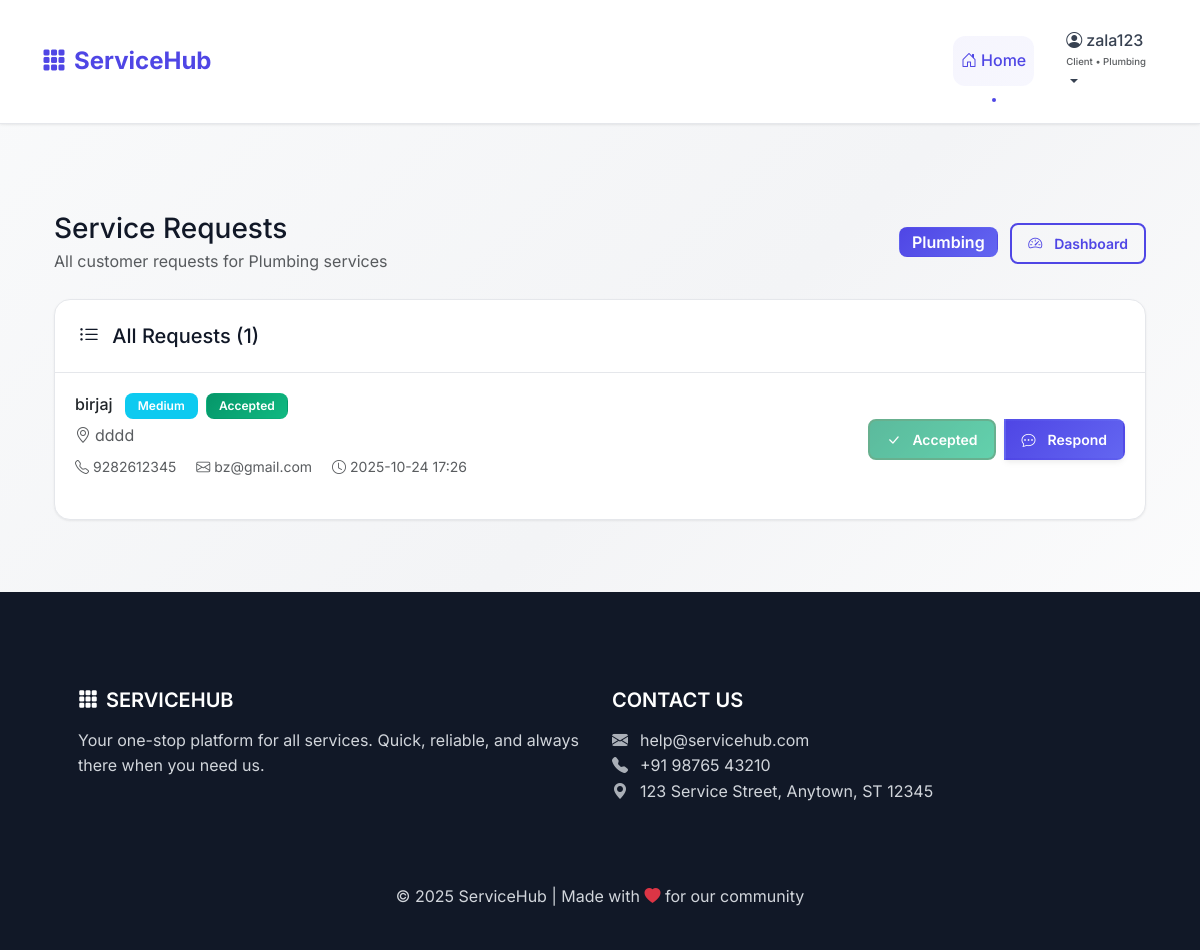
The page /client/requests (signed in) on the database its author committed.
### app.py (models this page shows, shortened)
class Service(db.Model):
    id = db.Column(db.Integer, primary_key=True)
    name = db.Column(db.String(100), nullable=False)
    description = db.Column(db.Text, nullable=True)
    requests = db.relationship('ServiceRequest', backref='service', lazy=True)

class ServiceRequest(db.Model):
    id = db.Column(db.Integer, primary_key=True)
    service_id = db.Column(db.Integer, db.ForeignKey('service.id'), nullable=False)
    customer_name = db.Column(db.String(100), nullable=False)
    customer_email = db.Column(db.String(100), nullable=False)
    customer_phone = db.Column(db.String(20), nullable=False)
    address = db.Column(db.String(200), nullable=False)
    description = db.Column(db.Text, nullable=True)
    urgency = db.Column(db.String(20), nullable=True)
    created_at = db.Column(db.DateTime, default=datetime.utcnow)

### app.py (the view)
@app.route('/client/requests')
def client_requests():
    if not session.get('user_id') or session.get('role') != 'client':
        flash('You must be logged in as a client to access this page.', 'warning')
        return redirect(url_for('login', next=url_for('client_requests')))
    client_service_type = session.get('service_type')
    if not client_service_type:
        flash('Your account is not associated with any service type. Please contact support.', 'warning')
        return redirect(url_for('index'))
    service = Service.query.filter_by(name=client_service_type).first()
    if not service:
        flash(f'No service found for your service type: {client_service_type}', 'warning')
        return redirect(url_for('index'))
    requests = ServiceRequest.query.filter_by(service_id=service.id).order_by(ServiceRequest.created_at.desc()).all()
    return render_template('client_requests.html', requests=requests, client_service_type=client_service_type)

### templates/client_requests.html (shortened to what this page needs)
{% extends "base.html" %}
{% block content %}
<div class="container-fluid py-4">
    <div class="row mb-4">
        <div class="col-12">
            <div class="d-flex justify-content-between align-items-center">
                <div>
                    <h1 class="h3 mb-1">Service Requests</h1>
                    <p class="text-muted mb-0">All customer requests for {{ client_service_type }} services</p>
                </div>
                <div class="text-end">
                    <span class="badge bg-primary fs-6">{{ client_service_type }}</span>
                    <a href="{{ url_for('client_dashboard') }}" class="btn btn-outline-primary btn-sm ms-2">
                        <i class="bi bi-speedometer2 me-1"></i>Dashboard
                    </a>
                </div>
            </div>
        </div>
    </div>
    <div class="row">
        <div class="col-12">
            <div class="card">
                <div class="card-header">
                    <h5 class="mb-0">
                        <i class="bi bi-list-ul me-2"></i>
                        All Requests ({{ requests|length }})
                    </h5>
                </div>
                <div class="card-body p-0">
                    {% if requests %}
                    <div class="list-group list-group-flush">
                        {% for req in requests %}
                        <div class="list-group-item">
                            <div class="row align-items-center">
                                <div class="col-md-8">
                                    <div class="d-flex align-items-start mb-2">
                                        <div class="flex-grow-1">
                                            <h6 class="mb-1">
                                                {{ req.customer_name }}
                                                <span class="badge bg-{% if req.urgency == 'Emergency' %}danger{% elif req.urgency == 'High' %}warning{% elif req.urgency == 'Medium' %}info{% else %}secondary{% endif %} ms-2">
                                                    {{ req.urgency or 'Normal' }}
                                                </span>
                                                {% set response = req.responses|selectattr("client_id", "equalto", session.user_id)|first %}
                                                {% if response %}
                                                    {% if response.accepted %}
                                                        <span class="badge bg-success ms-1">Accepted</span>
                                                    {% else %}
                                                        <span class="badge bg-info ms-1">Responded</span>
                                                    {% endif %}
                                                {% endif %}
                                            </h6>
                                            <p class="mb-2 text-muted">
                                                <i class="bi bi-geo-alt me-1"></i>{{ req.address }}
                                            </p>
                                            <div class="small text-muted">
                                                <i class="bi bi-telephone me-1"></i>{{ req.customer_phone }}
                                                <i class="bi bi-envelope ms-3 me-1"></i>{{ req.customer_email }}
                                                <i class="bi bi-clock ms-3 me-1"></i>{{ req.created_at.strftime('%Y-%m-%d %H:%M') }}
                                            </div>
                                        </div>
                                    </div>
                                </div>
                                <div class="col-md-4 text-end">
                                    <div class="btn-group">
                                        <form method="post" action="{{ url_for('client_accept_request', req_id=req.id) }}" class="d-inline">
                                            <button class="btn btn-success btn-sm" type="submit" {% if response and response.accepted %}disabled{% endif %}>
                                                <i class="bi bi-check-lg me-1"></i>
                                                {% if response and response.accepted %}Accepted{% else %}Accept{% endif %}
                                            </button>
                                        </form>
                                        <a href="{{ url_for('client_respond_request', req_id=req.id) }}" class="btn btn-primary btn-sm ms-2">
                                            <i class="bi bi-chat-dots me-1"></i>Respond
                                        </a>
                                    </div>
                                </div>
                            </div>
                        </div>
                        {% endfor %}
                    </div>
                    {% endif %}
                </div>
            </div>
        </div>
    </div>
</div>
{% endblock %}

### templates/base.html (shortened to what this page needs)
<!DOCTYPE html>
<html lang="en">
<head>
    <link href="https://cdn.jsdelivr.net/npm/bootstrap@5.3.0/dist/css/bootstrap.min.css" rel="stylesheet">
    <link href="https://cdn.jsdelivr.net/npm/bootstrap-icons@1.10.0/font/bootstrap-icons.css" rel="stylesheet">
    <link rel="stylesheet" href="{{ url_for('static', filename='css/style.css') }}">
</head>
<body class="site-bg">
    <nav class="navbar navbar-expand-lg navbar-dark">
        <div class="container">
            <a class="navbar-brand" href="{{ url_for('index') }}">
                <i class="bi bi-grid-3x3-gap-fill me-2"></i>ServiceHub
            </a>
            <div class="collapse navbar-collapse" id="navbarNav">
                <ul class="navbar-nav ms-auto align-items-center">
                    <li class="nav-item">
                        <a class="nav-link active" href="{{ url_for('index') }}">
                            <i class="bi bi-house-door me-1"></i>Home
                        </a>
                    </li>
                    {% if session.get('username') %}
                    <li class="nav-item dropdown ms-3">
                        <a class="nav-link dropdown-toggle text-white" href="#" id="userMenu" role="button" data-bs-toggle="dropdown" aria-expanded="false">
                            <i class="bi bi-person-circle me-1"></i>{{ session.get('username') }}
                            {% if session.get('role') %}
                                <small class="d-block text-muted" style="font-size:0.6rem">
                                    {{ session.get('role')|capitalize }}
                                    {% if session.get('service_type') %}
                                        • {{ session.get('service_type') }}
                                    {% endif %}
                                </small>
                            {% endif %}
                        </a>
                    </li>
                    {% endif %}
                </ul>
            </div>
        </div>
    </nav>
    <div class="container mt-5">
        {% block content %}{% endblock %}
    </div>
    <footer class="text-center text-lg-start mt-5">
        <div class="container p-5">
            <div class="row">
                <div class="col-lg-6 col-md-12 mb-4 mb-md-0">
                    <h5 class="text-uppercase">
                        <i class="bi bi-grid-3x3-gap-fill me-2"></i>ServiceHub
                    </h5>
                    <p>
                        Your one-stop platform for all services. Quick, reliable, and always there when you need us.
                    </p>
                </div>
                <div class="col-lg-6 col-md-12 mb-4 mb-md-0">
                    <h5 class="text-uppercase">Contact Us</h5>
                    <p class="contact-info">
                        <i class="bi bi-envelope-fill"></i>help@servicehub.com<br>
                        <i class="bi bi-telephone-fill"></i>+91 98765 43210<br>
                        <i class="bi bi-geo-alt-fill"></i>123 Service Street, Anytown, ST 12345
                    </p>
                </div>
            </div>
        </div>
        <div class="text-center p-3">
            © 2025 ServiceHub | Made with <i class="bi bi-heart-fill text-danger"></i> for our community
        </div>
    </footer>
</body>
</html>

### rows shown on the page
Service: get "Plumbing", name "Plumbing"
ServiceRequest: customer_name "birjaj", urgency "Medium", address "dddd", customer_phone "9282612345", customer_email "bz@gmail.com", created_at "2025-10-24 17:26"

### other values the page prints
{{ session.get('username') }} "zala123"
{{ session.get('role')|capitalize }} "Client"
{{ requests|length }} "1"
